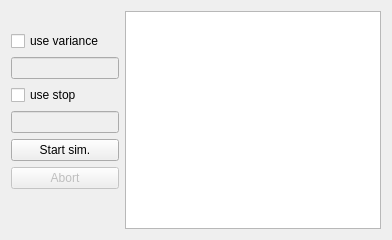
      <widget class="QWidget" name="para_sim_gyro">
       <attribute name="title">
        <string>Step4a: sim3 --gyo</string>
       </attribute>
       <layout class="QHBoxLayout" name="horizontalLayout_32">
        <item>
         <layout class="QVBoxLayout" name="verticalLayout_156">
          <property name="sizeConstraint">
           <enum>QLayout::SetFixedSize</enum>
          </property>
          <property name="topMargin">
           <number>20</number>
          </property>
          <item>
           <layout class="QVBoxLayout" name="verticalLayout_154">
            <property name="sizeConstraint">
             <enum>QLayout::SetFixedSize</enum>
            </property>
            <item>
             <widget class="QCheckBox" name="checkBox_sim3_4_var_1">
              <property name="sizePolicy">
               <sizepolicy hsizetype="Maximum" vsizetype="Fixed">
                <horstretch>0</horstretch>
                <verstretch>0</verstretch>
               </sizepolicy>
              </property>
              <property name="text">
               <string>use variance</string>
              </property>
             </widget>
            </item>
            <item>
             <widget class="QLineEdit" name="sim3_4_var_1">
              <property name="enabled">
               <bool>false</bool>
              </property>
              <property name="sizePolicy">
               <sizepolicy hsizetype="Maximum" vsizetype="Fixed">
                <horstretch>0</horstretch>
                <verstretch>0</verstretch>
               </sizepolicy>
              </property>
             </widget>
            </item>
            <item>
             <widget class="QCheckBox" name="checkBox_sim3_4_stop_1">
              <property name="enabled">
               <bool>true</bool>
              </property>
              <property name="sizePolicy">
               <sizepolicy hsizetype="Maximum" vsizetype="Fixed">
                <horstretch>0</horstretch>
                <verstretch>0</verstretch>
               </sizepolicy>
              </property>
              <property name="text">
               <string>use stop</string>
              </property>
             </widget>
            </item>
            <item>
             <widget class="QLineEdit" name="sim3_4_stop_1">
              <property name="enabled">
               <bool>false</bool>
              </property>
              <property name="sizePolicy">
               <sizepolicy hsizetype="Maximum" vsizetype="Fixed">
                <horstretch>0</horstretch>
                <verstretch>0</verstretch>
               </sizepolicy>
              </property>
             </widget>
            </item>
           </layout>
          </item>
          <item>
           <layout class="QVBoxLayout" name="verticalLayout_155">
            <property name="sizeConstraint">
             <enum>QLayout::SetFixedSize</enum>
            </property>
            <item>
             <widget class="QPushButton" name="pushButton_start_sim1">
              <property name="sizePolicy">
               <sizepolicy hsizetype="Preferred" vsizetype="Fixed">
                <horstretch>0</horstretch>
                <verstretch>0</verstretch>
               </sizepolicy>
              </property>
              <property name="text">
               <string>Start sim.</string>
              </property>
             </widget>
            </item>
            <item>
             <widget class="QPushButton" name="pushButton_abort_sim1">
              <property name="enabled">
               <bool>false</bool>
              </property>
              <property name="sizePolicy">
               <sizepolicy hsizetype="Preferred" vsizetype="Fixed">
                <horstretch>0</horstretch>
                <verstretch>0</verstretch>
               </sizepolicy>
              </property>
              <property name="text">
               <string>Abort</string>
              </property>
             </widget>
            </item>
            <item>
             <spacer name="verticalSpacer_19">
              <property name="orientation">
               <enum>Qt::Vertical</enum>
              </property>
              <property name="sizeHint" stdset="0">
               <size>
                <width>20</width>
                <height>40</height>
               </size>
              </property>
             </spacer>
            </item>
           </layout>
          </item>
         </layout>
        </item>
        <item>
         <widget class="QTextEdit" name="textOutput_sim1">
          <property name="undoRedoEnabled">
           <bool>false</bool>
          </property>
          <property name="overwriteMode">
           <bool>true</bool>
          </property>
         </widget>
        </item>
       </layout>
      </widget>
